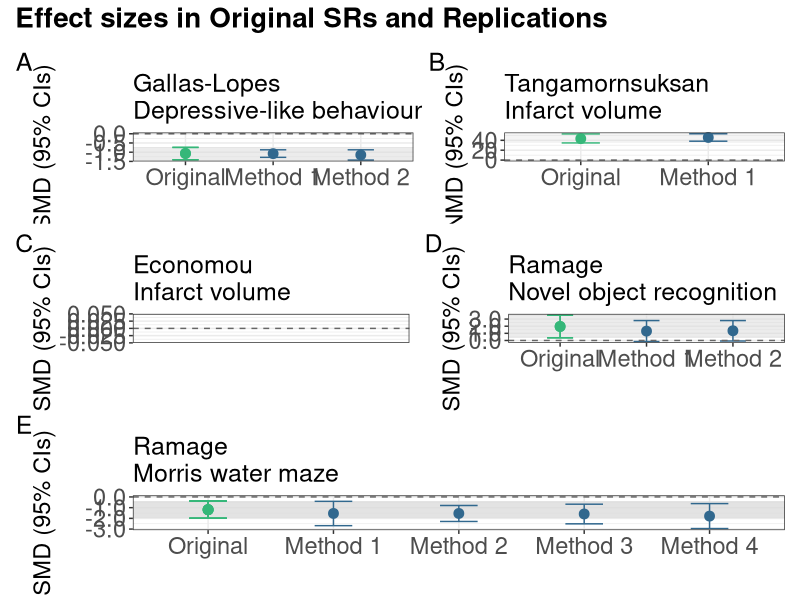
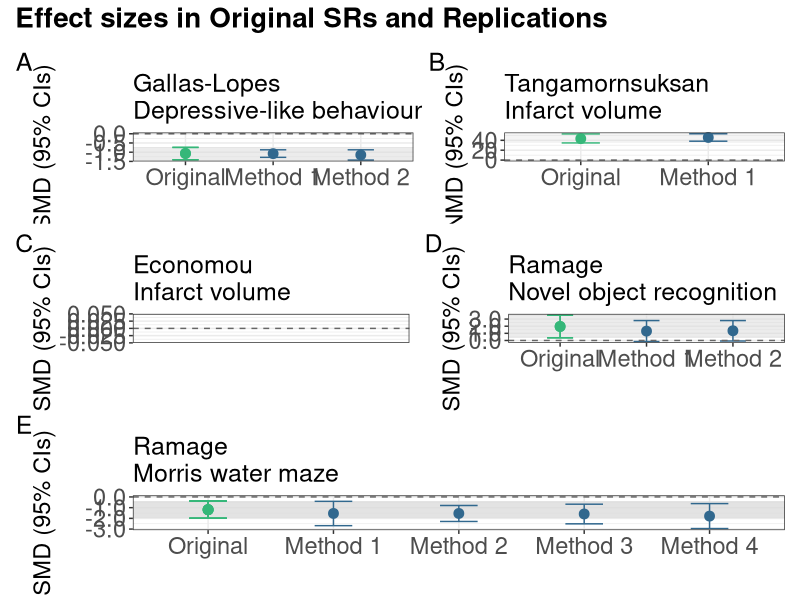

These charts were generated, in order, by the following R code:

# Load required R packages
library(tidyverse)
library(stringr)
library(forcats)
library(tidyr)
library(patchwork)

# Import data
meta_analysis <- read_csv("Data/Entered/Meta-analysis.csv")

# Subset required columns
meta_analysis <- meta_analysis[,1:9]

meta_analysis <- meta_analysis %>%
  filter(!is.na(Outcome)) %>%
  rename(
    Orig_ES  = `Original effect size`,
    Orig_LCI = `Original LCI`,
    Orig_UCI = `Original UCI`,
    Rep_ES   = `Replication effect size`,
    Rep_LCI  = `Replication LCI`,
    Rep_UCI  = `Replication UCI`,
    Method = `Method details`
  )

df_long <- meta_analysis %>%
  pivot_longer(
    cols = c(Orig_ES, Orig_LCI, Orig_UCI, Rep_ES, Rep_LCI, Rep_UCI),
    names_to = c("Type", ".value"),
    names_pattern = "(Orig|Rep)_(ES|LCI|UCI)"
  ) %>%
  mutate(Type = ifelse(Type == "Orig", "Original", "Replication")) %>%
  group_by(Author, Type, Outcome) %>%
  mutate(Method_label = paste0("Method ", row_number())) %>%
  mutate(Method_label = ifelse(Type == "Original", "Original", Method_label)) %>%
  ungroup() %>%
  mutate(Method_label = factor(Method_label,
                               levels = c("Original",
                                          sort(unique(Method_label[Method_label != "Original"])))))


p_infarct2  <- df_long %>%
  filter(Outcome == "Infarct volume") %>%
  ggplot(aes(x = ES, y = Method_label, color = Type)) +
  geom_rect(data = . %>% filter(Type == "Original"),
            aes(xmin = LCI, xmax = UCI, ymin = -Inf, ymax = Inf),
            fill="gainsboro", alpha=0.3, color = NA) +
  geom_errorbarh(aes(xmin = LCI, xmax = UCI), height=.3) +
  geom_point(size=3) +
  labs(x = "SMD (95% CIs)", y = "") +
  theme_bw() +
  coord_flip()+
  theme(legend.position = "none") +
  scale_color_manual(
    values = c("Original" = viridis::viridis(4)[3],
               "Replication" = viridis::viridis(4)[2])) +
  expand_limits(x = 0) +
  ggtitle("Economou\nInfarct volume")+
  geom_vline(xintercept = 0, linetype = "dashed", color = "grey40") +
  labs(tag = "C") +
  theme(text = element_text(size = 15), axis.text = element_text(size = 17), axis.title = element_text(size = 17))


p_dep  <- df_long %>%
  filter(Outcome == "Depressive-like behaviours") %>%
  ggplot(aes(x = ES, y = Method_label, color = Type)) +
  geom_rect(data = . %>% filter(Type == "Original"),
            aes(xmin = LCI, xmax = UCI, ymin = -Inf, ymax = Inf),
            fill="gainsboro", alpha=0.3, color = NA) +
  geom_errorbarh(aes(xmin = LCI, xmax = UCI), height=.3) +
  geom_point(size=3) +
  labs(x = "SMD (95% CIs)", y = "") +
  theme_bw() +
  coord_flip()+
  theme(legend.position = "none") +
  scale_color_manual(
    values = c("Original" = viridis::viridis(4)[3],
               "Replication" = viridis::viridis(4)[2])) +
  expand_limits(x = 0) +
  ggtitle("Gallas-Lopes\nDepressive-like behaviour") +
  geom_vline(xintercept = 0, linetype = "dashed", color = "grey40") +
  labs(tag = "A") + 
  theme(text = element_text(size = 15), axis.text = element_text(size = 17), axis.title = element_text(size = 17))


p_infarct1 <- df_long %>%
  filter(Outcome == "% reduction in infarct size") %>%
  ggplot(aes(x = ES, y = Method_label, color = Type)) +
  geom_rect(data = . %>% filter(Type == "Original"),
            aes(xmin = LCI, xmax = UCI, ymin = -Inf, ymax = Inf),
            fill="gainsboro", alpha=0.3, color = NA) +
  geom_errorbarh(aes(xmin = LCI, xmax = UCI), height=.3) +
  geom_point(size=3) +
  labs(x = "NMD (95% CIs)", y = "") +
  theme_bw() +
  coord_flip()+
  theme(legend.position = "none") +
  scale_color_manual(
    values = c("Original" = viridis::viridis(4)[3],
               "Replication" = viridis::viridis(4)[2])) +
  expand_limits(x = 0) +
  ggtitle("Tangamornsuksan\nInfarct volume")+
  geom_vline(xintercept = 0, linetype = "dashed", color = "grey40") +
  labs(tag = "B") +
  theme(text = element_text(size = 15), axis.text = element_text(size = 17), axis.title = element_text(size = 17))

p_mwm <- df_long %>%
  filter(Outcome == "MWM") %>%
  ggplot(aes(x = ES, y = Method_label, color = Type)) +
  geom_rect(data = . %>% filter(Type == "Original"),
            aes(xmin = LCI, xmax = UCI, ymin = -Inf, ymax = Inf),
            fill="gainsboro", alpha=0.3, color = NA) +
  geom_errorbarh(aes(xmin = LCI, xmax = UCI), height=.3) +
  geom_point(size=3) +
  labs(x = "SMD (95% CIs)", y = "") +
  theme_bw() +
  coord_flip() +
  theme(legend.position = "none") +
  scale_color_manual(
    values = c("Original" = viridis::viridis(4)[3],
               "Replication" = viridis::viridis(4)[2])) +
  ggtitle("Ramage\nMorris water maze") +
  geom_vline(xintercept = 0, linetype = "dashed", color = "grey40") +
  labs(tag = "E") +
  theme(text = element_text(size = 15), axis.text = element_text(size = 17), axis.title = element_text(size = 17)) +
  scale_x_continuous(labels = scales::number_format(accuracy = 0.1))


p_nor <- df_long %>%
  filter(Outcome == "NOR") %>%
  ggplot(aes(x = ES, y = Method_label, color = Type)) +
  geom_rect(data = . %>% filter(Type == "Original"),
            aes(xmin = LCI, xmax = UCI, ymin = -Inf, ymax = Inf),
            fill="gainsboro", alpha=0.3, color = NA) +
  geom_errorbarh(aes(xmin = LCI, xmax = UCI), height=.3) +
  geom_point(size=3) +
  labs(x = "SMD (95% CIs)", y = "") +
  theme_bw() +
  expand_limits(x = 0) +
  coord_flip() +
  theme(legend.position = "none") +
  scale_color_manual(
    values = c("Original" = viridis::viridis(4)[3],
               "Replication" = viridis::viridis(4)[2])) +
  ggtitle("Ramage\nNovel object recognition") +
  geom_vline(xintercept = 0, linetype = "dashed", color = "grey40") +
  labs(tag = "D") +
  theme(text = element_text(size = 15), axis.text = element_text(size = 17), axis.title = element_text(size = 17))+
  scale_x_continuous(labels = scales::number_format(accuracy = 0.1))

combined_plot <- 
  (p_dep + p_infarct1) /
  (p_infarct2 + p_nor) /
  p_mwm +
  plot_layout(heights = c(1, 1, 1.2)) +
  plot_annotation(
    title = "Effect sizes in Original SRs and Replications",
    theme = theme(plot.title = element_text(size = 20, face = "bold"))
  )

combined_plot

ggsave(
  filename = "plots/Figure4.png",
  plot = combined_plot,
  width = 12,       # square
  height = 12,      # square
  units = "in",
  dpi = 600
)
